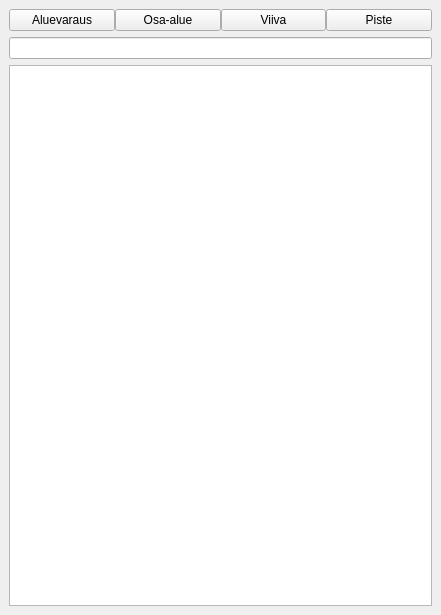
<?xml version="1.0" encoding="UTF-8"?>
<ui version="4.0">
 <class>DockWidget</class>
 <widget class="QDockWidget" name="DockWidget">
  <property name="geometry">
   <rect>
    <x>0</x>
    <y>0</y>
    <width>441</width>
    <height>615</height>
   </rect>
  </property>
  <property name="windowTitle">
   <string>Kaavakohteet</string>
  </property>
  <widget class="QWidget" name="dockWidgetContents">
   <layout class="QVBoxLayout" name="verticalLayout">
    <item>
     <layout class="QHBoxLayout" name="horizontalLayout">
      <property name="spacing">
       <number>0</number>
      </property>
      <item>
       <widget class="QPushButton" name="land_use_area_btn">
        <property name="text">
         <string>Aluevaraus</string>
        </property>
        <property name="checkable">
         <bool>true</bool>
        </property>
        <property name="checked">
         <bool>false</bool>
        </property>
       </widget>
      </item>
      <item>
       <widget class="QPushButton" name="other_area_btn">
        <property name="text">
         <string>Osa-alue</string>
        </property>
        <property name="checkable">
         <bool>true</bool>
        </property>
        <property name="checked">
         <bool>false</bool>
        </property>
       </widget>
      </item>
      <item>
       <widget class="QPushButton" name="line_btn">
        <property name="text">
         <string>Viiva</string>
        </property>
        <property name="checkable">
         <bool>true</bool>
        </property>
        <property name="checked">
         <bool>false</bool>
        </property>
       </widget>
      </item>
      <item>
       <widget class="QPushButton" name="point_btn">
        <property name="text">
         <string>Piste</string>
        </property>
        <property name="checkable">
         <bool>true</bool>
        </property>
        <property name="checked">
         <bool>false</bool>
        </property>
       </widget>
      </item>
     </layout>
    </item>
    <item>
     <widget class="QgsFilterLineEdit" name="filter_line">
      <property name="showSearchIcon">
       <bool>true</bool>
      </property>
      <property name="qgisRelation" stdset="0">
       <string notr="true"/>
      </property>
     </widget>
    </item>
    <item>
     <widget class="QTableView" name="table">
      <property name="editTriggers">
       <set>QAbstractItemView::NoEditTriggers</set>
      </property>
      <property name="selectionMode">
       <enum>QAbstractItemView::ExtendedSelection</enum>
      </property>
      <property name="selectionBehavior">
       <enum>QAbstractItemView::SelectRows</enum>
      </property>
      <property name="sortingEnabled">
       <bool>true</bool>
      </property>
      <attribute name="horizontalHeaderStretchLastSection">
       <bool>true</bool>
      </attribute>
      <attribute name="verticalHeaderVisible">
       <bool>true</bool>
      </attribute>
     </widget>
    </item>
   </layout>
  </widget>
 </widget>
 <customwidgets>
  <customwidget>
   <class>QgsFilterLineEdit</class>
   <extends>QLineEdit</extends>
   <header>qgsfilterlineedit.h</header>
  </customwidget>
 </customwidgets>
 <resources/>
 <connections/>
</ui>
